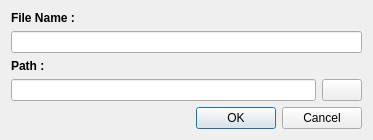
<?xml version="1.0" encoding="UTF-8"?>
<ui version="4.0">
 <class>cNewProjectDialog</class>
 <widget class="QDialog" name="cNewProjectDialog">
  <property name="windowModality">
   <enum>Qt::ApplicationModal</enum>
  </property>
  <property name="geometry">
   <rect>
    <x>0</x>
    <y>0</y>
    <width>373</width>
    <height>139</height>
   </rect>
  </property>
  <property name="windowTitle">
   <string>New Project</string>
  </property>
  <property name="windowIcon">
   <iconset resource="resources/resourcesFile.qrc">
    <normaloff>:/icon/cow.png</normaloff>:/icon/cow.png</iconset>
  </property>
  <property name="modal">
   <bool>true</bool>
  </property>
  <layout class="QHBoxLayout" name="horizontalLayout_2">
   <item>
    <layout class="QVBoxLayout" name="verticalLayout">
     <item>
      <widget class="QLabel" name="label_fname">
       <property name="font">
        <font>
         <weight>75</weight>
         <bold>true</bold>
        </font>
       </property>
       <property name="text">
        <string>File Name :</string>
       </property>
      </widget>
     </item>
     <item>
      <widget class="QLineEdit" name="lineEdit_fname"/>
     </item>
     <item>
      <widget class="QLabel" name="label_fpath">
       <property name="font">
        <font>
         <weight>75</weight>
         <bold>true</bold>
        </font>
       </property>
       <property name="text">
        <string>Path :</string>
       </property>
      </widget>
     </item>
     <item>
      <layout class="QHBoxLayout" name="horizontalLayout">
       <item>
        <widget class="QLineEdit" name="lineEdit_fpath"/>
       </item>
       <item>
        <widget class="QPushButton" name="btnBrowse">
         <property name="sizePolicy">
          <sizepolicy hsizetype="Fixed" vsizetype="Fixed">
           <horstretch>0</horstretch>
           <verstretch>0</verstretch>
          </sizepolicy>
         </property>
         <property name="text">
          <string/>
         </property>
         <property name="icon">
          <iconset resource="resources/resourcesFile.qrc">
           <normaloff>:/icon/folder16.png</normaloff>:/icon/folder16.png</iconset>
         </property>
         <property name="iconSize">
          <size>
           <width>16</width>
           <height>16</height>
          </size>
         </property>
        </widget>
       </item>
      </layout>
     </item>
     <item>
      <widget class="QDialogButtonBox" name="buttonBox">
       <property name="orientation">
        <enum>Qt::Horizontal</enum>
       </property>
       <property name="standardButtons">
        <set>QDialogButtonBox::Cancel|QDialogButtonBox::Ok</set>
       </property>
      </widget>
     </item>
    </layout>
   </item>
  </layout>
 </widget>
 <resources>
  <include location="resources/resourcesFile.qrc"/>
 </resources>
 <connections/>
</ui>
